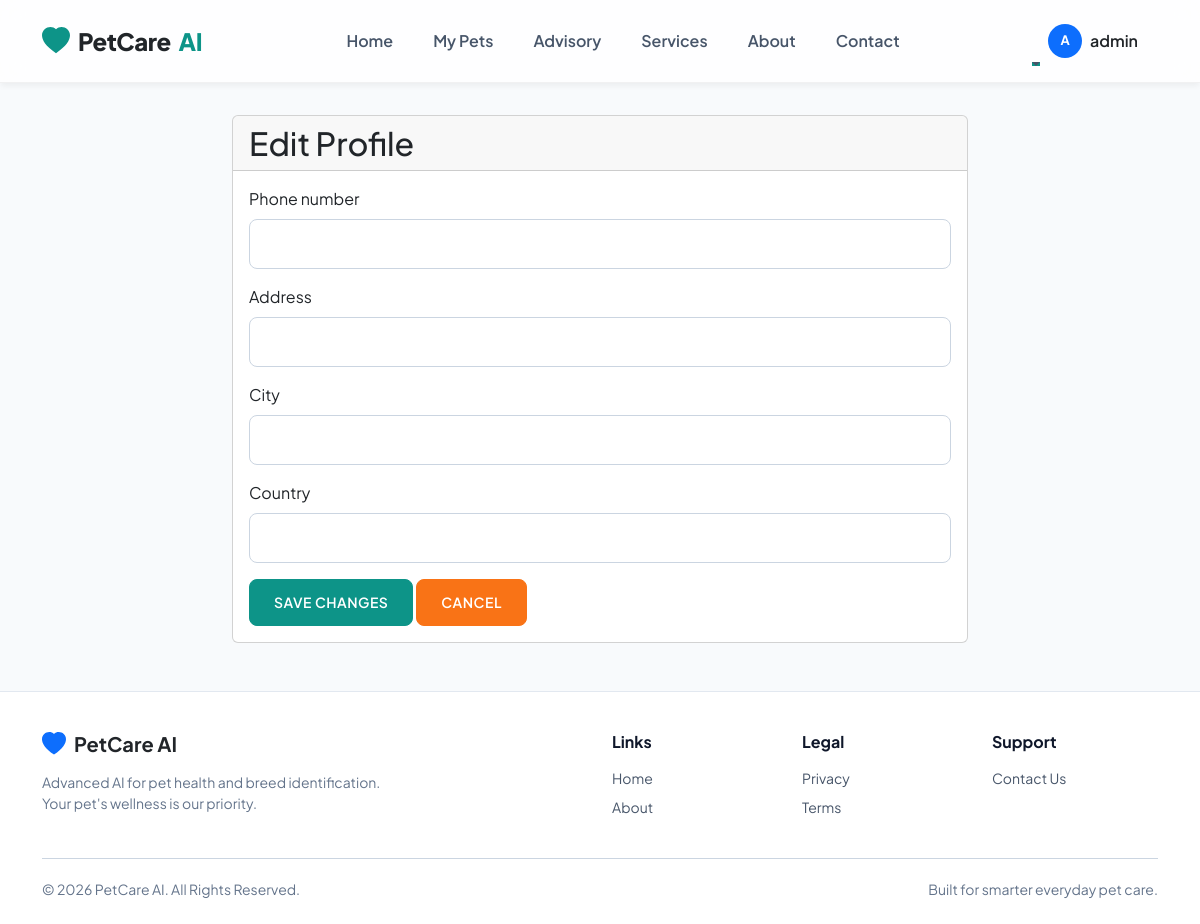
The page /accounts/profile/edit/ (signed in) on the database as committed earlier.
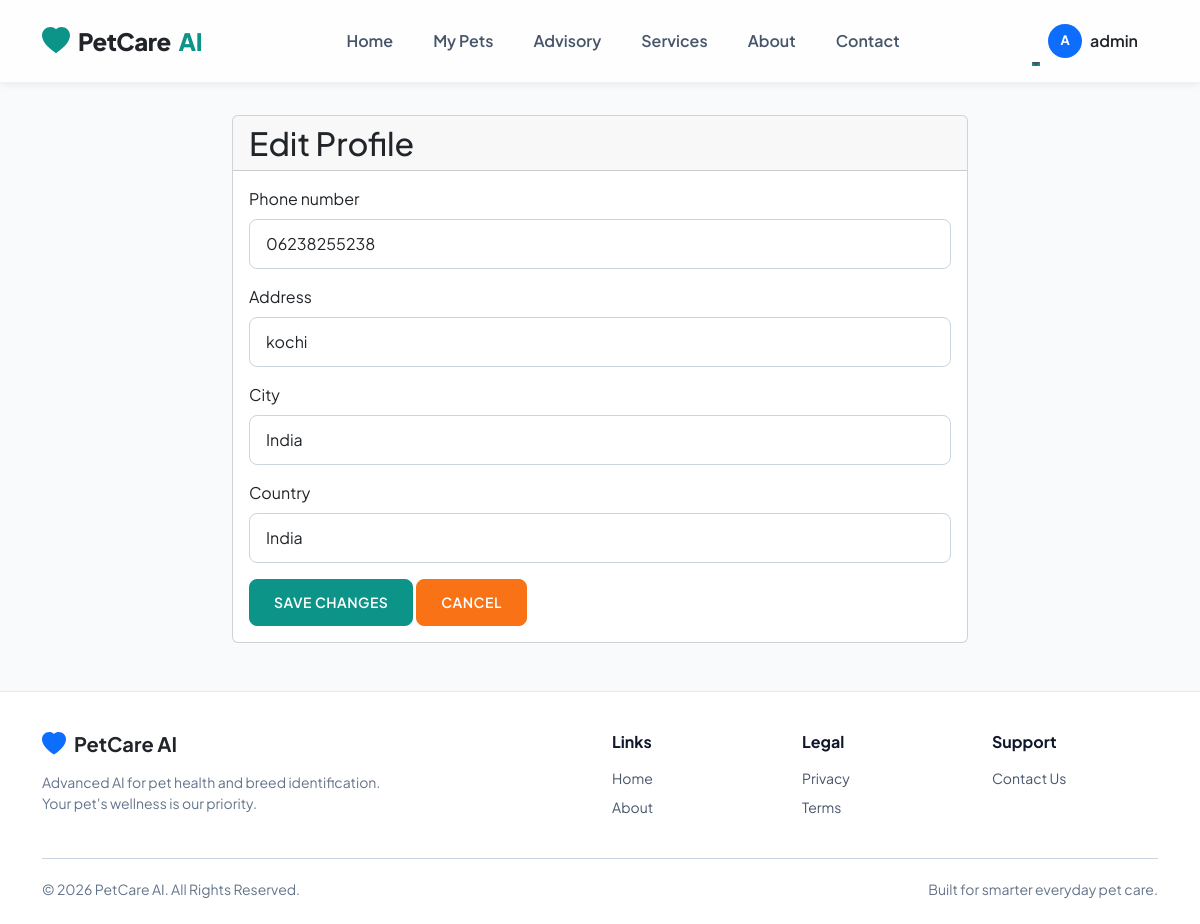
The same page on the database as committed later.
### accounts/models.py (models this page shows, shortened)
class UserProfile(models.Model):
    user = models.OneToOneField(User, on_delete=models.CASCADE, related_name="profile")
    phone_number = models.CharField(max_length=20, blank=True)
    address = models.CharField(max_length=255, blank=True)
    city = models.CharField(max_length=100, blank=True)
    country = models.CharField(max_length=100, blank=True)
    created_at = models.DateTimeField(auto_now_add=True)

### accounts/views.py (the view)
# urls.py: path("profile/edit/", edit_profile, name="profile_edit"),
@login_required
def edit_profile(request):
    profile_obj, _ = UserProfile.objects.get_or_create(user=request.user)
    if request.method == "POST":
        form = UserProfileForm(request.POST, instance=profile_obj)
        if form.is_valid():
            form.save()
            return redirect("accounts:profile")
    else:
        form = UserProfileForm(instance=profile_obj)
    return render(request, "accounts/profile_edit.html", {"form": form})

### accounts/forms.py
class UserProfileForm(forms.ModelForm):
    class Meta:
        model = UserProfile
        fields = ("phone_number", "address", "city", "country")
    def __init__(self, *args, **kwargs):
        super().__init__(*args, **kwargs)
        for field in self.fields:
            self.fields[field].widget.attrs.update({'class': 'form-control'})

### templates/accounts/profile_edit.html (shortened to what this page needs)
{% extends "base.html" %}
{% block content %}
<div class="row justify-content-center">
    <div class="col-md-8">
        <div class="card">
            <div class="card-header">
                <h2 class="mb-0">Edit Profile</h2>
            </div>
            <div class="card-body">
                <form method="post">
                    {% for field in form %}
                        <div class="mb-3">
                            <label class="form-label" for="{{ field.id_for_label }}">{{ field.label }}</label>
                            {{ field }}
                        </div>
                    {% endfor %}
                    <button type="submit" class="btn btn-primary">Save changes</button>
                    <a href="{% url 'accounts:profile' %}" class="btn btn-secondary">Cancel</a>
                </form>
            </div>
        </div>
    </div>
</div>
{% endblock %}

Rows that differ between the two databases and show on the page:
changed UserProfile: phone_number (not shown) → "06238255238"; address (not shown) → "kochi"; city (not shown) → "India"; country (not shown) → "India"
